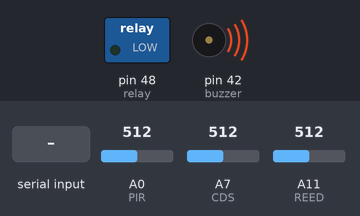
This sketch was run on a simulated Arduino Mega 2560, built with avr-gcc and run on an emulated ATmega2560. Shown: switched loads named in the sketch (green lamp = pin HIGH), buzzer (waves = sounding, pin HIGH). Inputs (shaded band) come from the test bench; at power-on: A0 (PIR) = 512, A7 (CDS) = 512, A11 (REED) = 512. What the sketch prints to the serial monitor is not drawn.

Above: at 2.8 s.
2.9 s: "1" received over Serial
At 3.6 s:
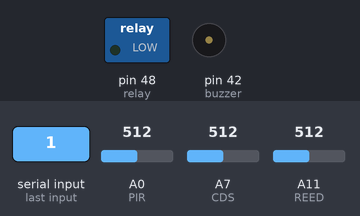
6.5 s: "2" received over Serial
8.5 s: "3" received over Serial
Timing chart, 0 to 11.5 s (numbered marks = the images above; inputs shaded):
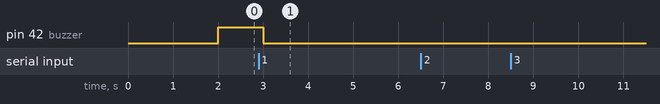

The sketch:

SmartFan.ino
```cpp
#define ON true
#define OFF false

int REED = 11;
int CDS = 7;
int PIR = 0;

int relay = 48;
int buzzer = 42;

int cds;
int reed;
int pir;

int command;
int mode;
int timerCount;

boolean power;
boolean light;
boolean timer;
boolean exception;

void setup() {
	pinMode(relay, OUTPUT);
	pinMode(buzzer, OUTPUT);
	init_param();
        exception = OFF;
}

void loop() {
	delay(1000);

        if(power == ON)
         {
        	if (mode == 4) {
	  	        timerMode();
        	}
                else
                {
	        	setMode();
		        notTimerMode();
        	}
        }
        else
        {
                reed = analogRead(REED);
                if(reed>10)
                {
                        power = ON;
	                Serial.begin(9600);
                	printExplain();
                }
        }
}

void init_param() {
	light = OFF;
	power = OFF;
	timer = OFF;
	timerCount = 0;
	mode = 1;
}
void timerMode() {
	if (mode == 4 && timer == OFF) {
		if (Serial.available() > 0) {
			command = Serial.read();
			if (command == '1' || command == '2' || command == '3'
					|| command == '4' || command == '5' || command == '6'
					|| command == '7' || command == '8' || command == '9') {

                                      timerCount = (command-48)*10*60;
//				timerCount = (command - 48) * 10;
				timer = ON;
			} else {
				Serial.println("Unknown command. Please, Retype time(1~9)");
			}
		}
	}
        if (timer) {
		if (timerCount == 0) {
			digitalWrite(relay, LOW);
			timer = OFF;
		}
		Serial.println(timerCount);
		timerCount--;
	}
	reed = analogRead(REED);
	if (reed < 10) {
		init_param();
	}
}

void notTimerMode() {
	readAnalog();
	setLight();
	setPower();

	if (power && light && exception == OFF) {
		digitalWrite(relay, HIGH);
		detectMotion();
	} else {
		digitalWrite(relay, LOW);
	}
}

void setMode() {
	if (Serial.available() > 0) {
		command = Serial.read();
		if (command == '1') {
			mode = 1;
			Serial.println("Default mode");
		} else if (command == '2') {
			mode = 2;
			Serial.println("No baby mode");
		} else if (command == '3') {
			mode = 3;
			Serial.println("In dark mode");
		} else if (command == '4') {
			mode = 4;
			Serial.println("Timer mode");
			Serial.println("Please, Type time(1~9)");
			Serial.println("The timer will be counted time which is multiplied ten minutes");
		} else {
			Serial.print("Unknown command:");
			Serial.println(command);
		}
	}
}

void printExplain() {
	Serial.println("1:Default. 2:No baby. 3:In dark. 4:Timer mode.");
}

void readAnalog() {
	cds = analogRead(CDS);
	reed = analogRead(REED);
	pir = analogRead(PIR);
}

void detectMotion() {
	if (mode == 2) {}
	else {
		if (pir > 450) {
                        exception = ON;
			Serial.println("Warning!");
			digitalWrite(relay, LOW);
			init_param();
                        digitalWrite(buzzer, HIGH);
                        delay(1000);
                        digitalWrite(buzzer, LOW);
		}
	}
}

void setLight() {
	if (mode == 3) {}
	else {
		if (cds > 300) {
			light = ON;
		} else {
			light = OFF;
		}
	}
}

void setPower() {
	if (reed > 10) {
		power = ON;
	} else {
		power = OFF;
                exception = OFF;
                Serial.end();
	}
}
```

Measured:
- after the input at 6.5 s, every drawn part: stays the same
- after the input at 8.5 s, every drawn part: stays the same
